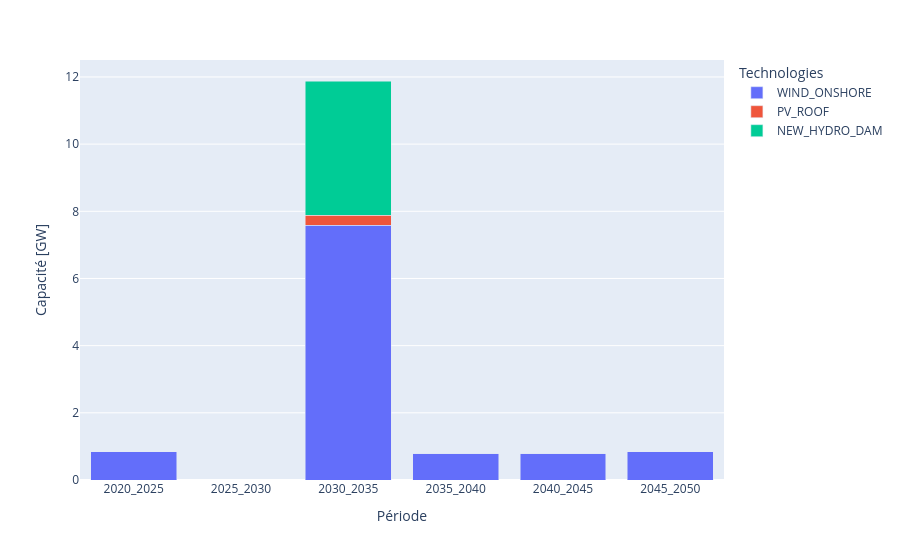

Notebook source saved alongside this figure:
### Code cell
technologies = ['WIND_ONSHORE', 'PV_ROOF', 'NEW_HYDRO_DAM']
periods = ['2020_2025', '2025_2030', '2030_2035', '2035_2040', '2040_2045', '2045_2050']

df_plot = pd.DataFrame(
    {period: results['F_new'].loc[period].loc[technologies].squeeze() for period in periods},
    index=technologies
)

df_melted = df_plot.T.reset_index().rename(columns={'index': 'Période'}).melt(
    id_vars='Période', var_name='Technologies', value_name='Capacité'
)

fig = px.bar(df_melted, x='Période', y='Capacité', color='Technologies', barmode='stack')
fig.update_layout(xaxis_title='Période', yaxis_title='Capacité [GW]')
fig.show()

#filepath = os.path.join(save_dir, 'new_elec_tech.png')
#fig.write_image(filepath)

### Figure 1 — Plotly figure (JSON) as saved in the notebook; plotly's stock layout.template omitted (floating-point values rounded to 4 significant figures)
{"data": [{"hovertemplate": "Technologies=WIND_ONSHORE<br>Période=%{x}<br>Capacité=%{y}<extra></extra>", "legendgroup": "WIND_ONSHORE", "marker": {"color": "#636efa", "pattern": {"shape": ""}}, "name": "WIND_ONSHORE", "orientation": "v", "showlegend": true, "textposition": "auto", "type": "bar", "x": ["2020_2025", "2025_2030", "2030_2035", "2035_2040", "2040_2045", "2045_2050"], "xaxis": "x", "y": [0.8352, 0.0, 7.586, 0.7892, 0.7892, 0.8352], "yaxis": "y"}, {"hovertemplate": "Technologies=PV_ROOF<br>Période=%{x}<br>Capacité=%{y}<extra></extra>", "legendgroup": "PV_ROOF", "marker": {"color": "#EF553B", "pattern": {"shape": ""}}, "name": "PV_ROOF", "orientation": "v", "showlegend": true, "textposition": "auto", "type": "bar", "x": ["2020_2025", "2025_2030", "2030_2035", "2035_2040", "2040_2045", "2045_2050"], "xaxis": "x", "y": [0.00236, 0.0, 0.2929, 0.00236, 0.00236, 0.00236], "yaxis": "y"}, {"hovertemplate": "Technologies=NEW_HYDRO_DAM<br>Période=%{x}<br>Capacité=%{y}<extra></extra>", "legendgroup": "NEW_HYDRO_DAM", "marker": {"color": "#00cc96", "pattern": {"shape": ""}}, "name": "NEW_HYDRO_DAM", "orientation": "v", "showlegend": true, "textposition": "auto", "type": "bar", "x": ["2020_2025", "2025_2030", "2030_2035", "2035_2040", "2040_2045", "2045_2050"], "xaxis": "x", "y": [0.0, 0.0, 4.0, 0.0, 0.0, 0.0], "yaxis": "y"}], "layout": {"barmode": "stack", "legend": {"title": {"text": "Technologies"}, "tracegroupgap": 0}, "margin": {"t": 60}, "xaxis": {"anchor": "y", "domain": [0, 1], "title": {"text": "Période"}}, "yaxis": {"anchor": "x", "domain": [0, 1], "title": {"text": "Capacité [GW]"}}}}
